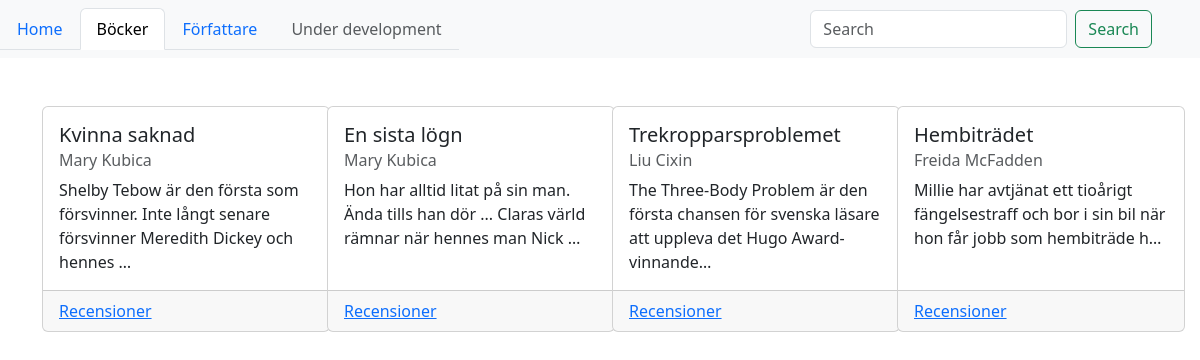
The page /books/ on the database as committed earlier.
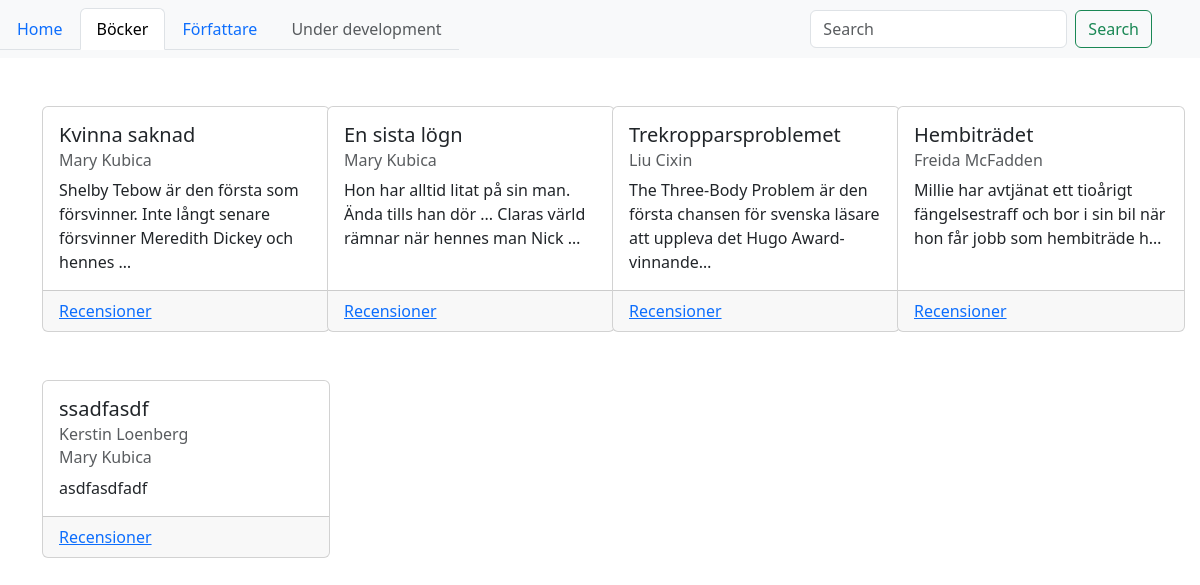
The same page on the database as committed later.
### forum/models.py (models this page shows, shortened)
class Book(models.Model):
    title = models.TextField(null=True, blank=True)
    description = models.TextField(null=True, blank=True)
    author = models.ManyToManyField(Author, blank=True)
    user = models.ForeignKey(User, null=True, on_delete=models.SET_NULL)
    likes = models.IntegerField(null=True, default=0)
    dislikes = models.IntegerField(null=True, default=0)

class Author(models.Model):
    name = models.TextField(null=True, blank=True)
    description = models.TextField(null=True, blank=True)
    img = models.CharField(max_length=225, null=True, blank=True)

### forum/views.py (the view)
# urls.py: path('books/', include('forum.urls'))
def books(request):
    books = Book.objects.all()
    authors = Author.objects.all()
    data = {
        "navBookBtn": True,
        "books": books,
        "authors": authors
    }
    return render(request, 'books.html', data)

### forum/templates/books.html (shortened to what this page needs)
{% extends 'layout.html' %}
{% load static %}
{% block content %}
<div class="container mt-5">
    <div class="row">
{% for book in books %}
        <div class="col-3 mb-5">
            <div class="card d-flex flex-column h-100" style="width: 18rem;">
                <div class="card-body">
                <div class="d-flex justify-content-between ">
                  <h5 class="card-title">{{ book.title }}</h5>
                </div>
                {% for author in book.author.all %}
                    <h6 class="card-subtitle mb-2 text-body-secondary">{{ author.name }}</h6>
                {% endfor %}
                <p class="card-text flex-fill">{{ book.description|truncatechars:100 }}</p>
                </div>
                <div class="card-footer">
                    <a href="{% url 'bookRes' book.title book.id %}" class="card-link ">Recensioner</a>
                </div>
            </div>
        </div>
{% endfor %}
    </div>
</div>
{% endblock %}

Rows that differ between the two databases and show on the page:
added Book: title "ssadfasdf", description "asdfasdfadf", Author (name "Mary Kubica")
now on this page (row unchanged): Author: name "Kerstin Loenberg", shown under "ssadfasdf"
